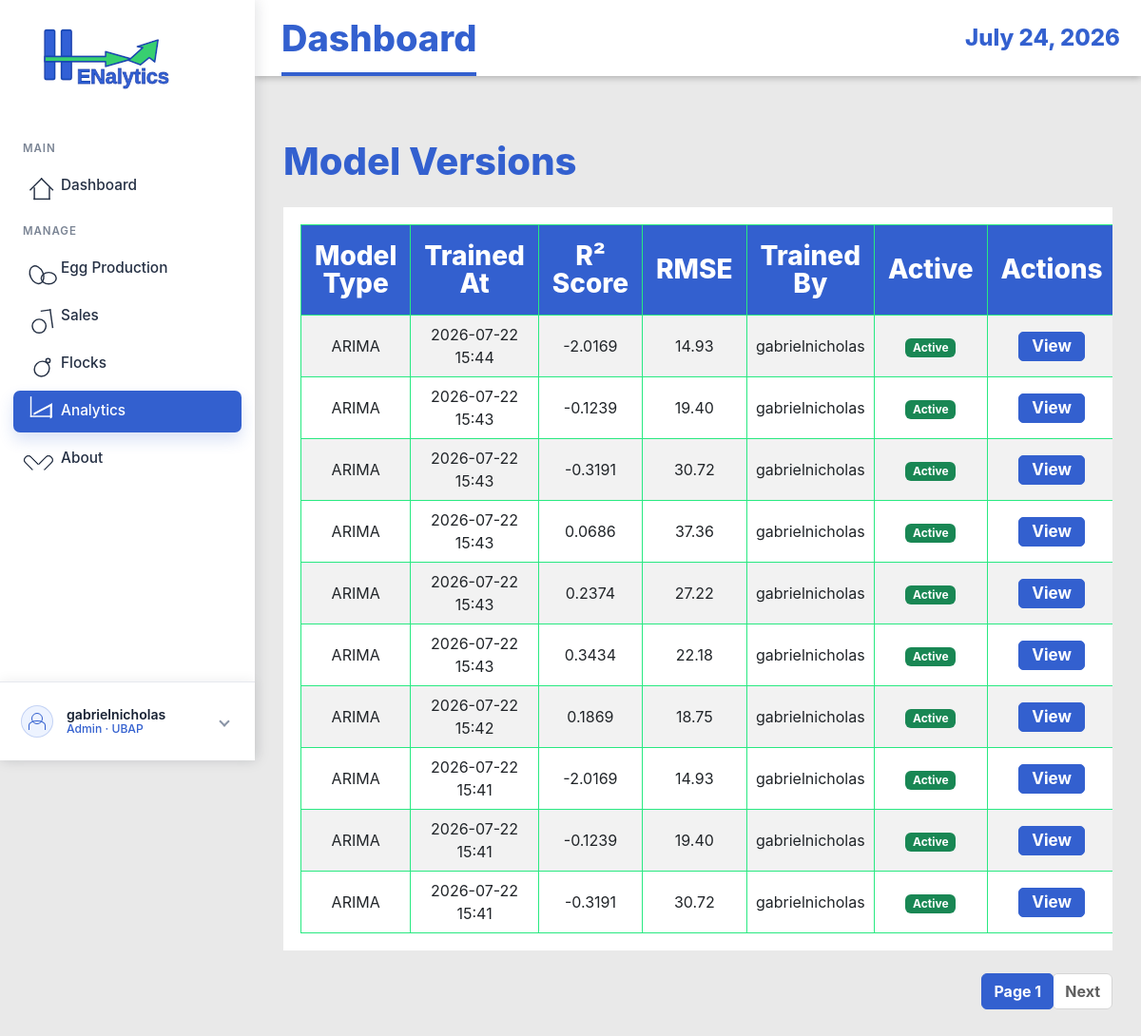
The page /model-versions/ (signed in) on the database as committed earlier.
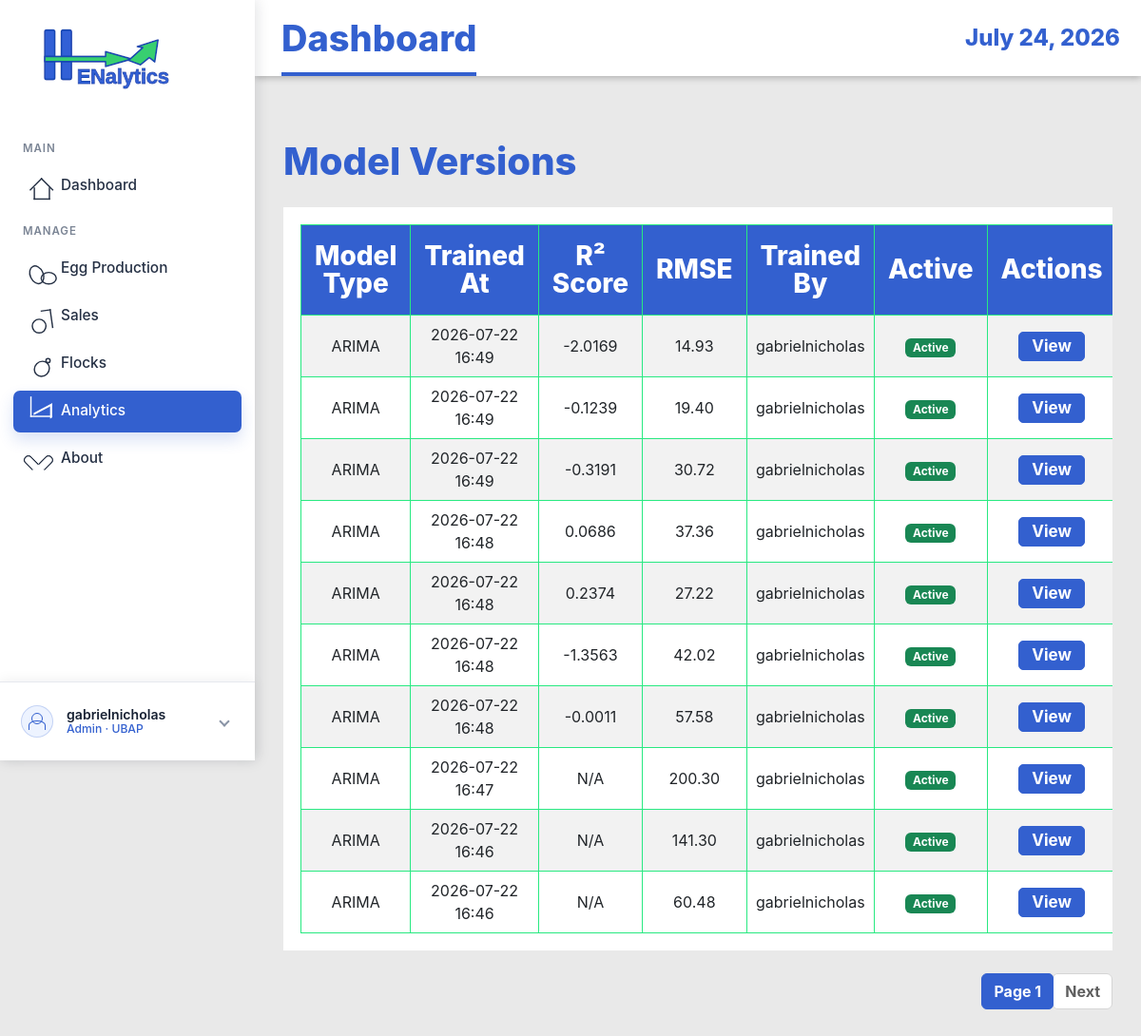
The same page on the database as committed later.
### EggProduction/models.py (models this page shows, shortened)
class ModelVersion(models.Model):
    MODEL_TYPE_CHOICES = (
        ('arima', 'ARIMA'),
        ('mlr', 'Multiple Linear Regression'),
        ('hybrid', 'Hybrid Model'),
        ('lstm', 'LSTM Neural Network'),
    )
    model_type = models.CharField(max_length=20, choices=MODEL_TYPE_CHOICES)
    trained_at = models.DateTimeField(auto_now_add=True)
    triggered_by = models.ForeignKey(User, on_delete=models.SET_NULL, null=True)
    r2_score = models.DecimalField(max_digits=5, decimal_places=4, null=True, blank=True)
    rmse = models.DecimalField(max_digits=10, decimal_places=2, null=True, blank=True)
    aic_score = models.DecimalField(max_digits=15, decimal_places=2, null=True, blank=True)
    arima_order = models.CharField(max_length=20, null=True, blank=True, help_text="Format: (p,d,q)")
    pkl_path = models.CharField(max_length=255, null=True, blank=True)
    is_active = models.BooleanField(default=True)
    training_rows = models.IntegerField(null=True, blank=True)
    created_at = models.DateTimeField(auto_now_add=True)
    class Meta:
        ordering = ['-trained_at']
        verbose_name_plural = "Model Versions"

### EggProduction/views.py (the view)
# urls.py: path('model-versions/', views.ModelVersionListView.as_view(), name='model-version-list'),
class ModelVersionListView(ManagerAccessMixin, ListView):
    model = ModelVersion
    template_name = 'egg_production/model_version_list.html'
    context_object_name = 'models'
    paginate_by = 10
    ordering = ['-trained_at']

### EggProduction/views.py (called while the page is built)
    def test_func(self):
        user = self.request.user
        try:
            profile = UserProfile.objects.get(user=user)
            return profile.role in ['admin', 'manager']
        except UserProfile.DoesNotExist:
            return user.is_superuser

### EggProduction/templates/egg_production/model_version_list.html (shortened to what this page needs)
{% extends 'base.html' %}
{% load static %}
{% block content %}
<div class="container mt-4">
    <h1 class="mb-4">Model Versions</h1>
    {% if models %}
    <div class="table-responsive">
        <table class="table table-striped table-hover">
            <thead class="table-dark">
                <tr>
                    <th>Model Type</th>
                    <th>Trained At</th>
                    <th>R² Score</th>
                    <th>RMSE</th>
                    <th>Trained By</th>
                    <th>Active</th>
                    <th>Actions</th>
                </tr>
            </thead>
            <tbody>
                {% for model in models %}
                <tr>
                    <td>{{ model.get_model_type_display }}</td>
                    <td>{{ model.trained_at|date:"Y-m-d H:i" }}</td>
                    <td>{{ model.r2_score|default:"N/A" }}</td>
                    <td>{{ model.rmse|default:"N/A" }}</td>
                    <td>{{ model.triggered_by.get_full_name|default:model.triggered_by.username }}</td>
                    <td>
                        {% if model.is_active %}
                        <span class="badge bg-success">Active</span>
                        {% else %}
                        <span class="badge bg-secondary">Inactive</span>
                        {% endif %}
                    </td>
                    <td>
                        <a href="{% url 'eggproduction:model-version-detail' model.pk %}"
                            class="btn btn-sm btn-info">View</a>
                    </td>
                </tr>
                {% endfor %}
            </tbody>
        </table>
    </div>
    {% if is_paginated %}
    <nav aria-label="Page navigation">
        <ul class="pagination justify-content-center">
            <li class="page-item active"><a class="page-link" href="#">Page {{ page_obj.number }}</a></li>
            {% if page_obj.has_next %}
            <li class="page-item"><a class="page-link" href="?page={{ page_obj.next_page_number }}">Next</a></li>
            {% endif %}
        </ul>
    </nav>
    {% endif %}
    {% else %}
    <div class="alert alert-info">No models available.</div>
    {% endif %}
</div>
{% endblock %}

Rows that differ between the two databases and show on the page:
no longer on this page (row unchanged): ModelVersion: model_type "ARIMA", trained_at "2026-07-22 15:44", r2_score "-2.0169", rmse "14.93", triggered_by.get_full_name "gabrielnicholas", is_active "Active"
no longer on this page (row unchanged): ModelVersion: model_type "ARIMA", trained_at "2026-07-22 15:43", r2_score "-0.1239", rmse "19.40", triggered_by.get_full_name "gabrielnicholas", is_active "Active"
no longer on this page (row unchanged): ModelVersion: model_type "ARIMA", trained_at "2026-07-22 15:43", r2_score "-0.3191", rmse "30.72", triggered_by.get_full_name "gabrielnicholas", is_active "Active"
no longer on this page (row unchanged): ModelVersion: model_type "ARIMA", trained_at "2026-07-22 15:43", r2_score "0.0686", rmse "37.36", triggered_by.get_full_name "gabrielnicholas", is_active "Active"
no longer on this page (row unchanged): ModelVersion: model_type "ARIMA", trained_at "2026-07-22 15:43", r2_score "0.2374", rmse "27.22", triggered_by.get_full_name "gabrielnicholas", is_active "Active"
no longer on this page (row unchanged): ModelVersion: model_type "ARIMA", trained_at "2026-07-22 15:43", r2_score "0.3434", rmse "22.18", triggered_by.get_full_name "gabrielnicholas", is_active "Active"
no longer on this page (row unchanged): ModelVersion: model_type "ARIMA", trained_at "2026-07-22 15:42", r2_score "0.1869", rmse "18.75", triggered_by.get_full_name "gabrielnicholas", is_active "Active"
no longer on this page (row unchanged): ModelVersion: model_type "ARIMA", trained_at "2026-07-22 15:41", r2_score "-2.0169", rmse "14.93", triggered_by.get_full_name "gabrielnicholas", is_active "Active"
no longer on this page (row unchanged): ModelVersion: model_type "ARIMA", trained_at "2026-07-22 15:41", r2_score "-0.1239", rmse "19.40", triggered_by.get_full_name "gabrielnicholas", is_active "Active"
no longer on this page (row unchanged): ModelVersion: model_type "ARIMA", trained_at "2026-07-22 15:41", r2_score "-0.3191", rmse "30.72", triggered_by.get_full_name "gabrielnicholas", is_active "Active"
added ModelVersion: model_type "ARIMA", trained_at "2026-07-22 16:49", r2_score "-2.0169", rmse "14.93", triggered_by.get_full_name "gabrielnicholas", is_active "Active"
added ModelVersion: model_type "ARIMA", trained_at "2026-07-22 16:49", r2_score "-0.1239", rmse "19.40", triggered_by.get_full_name "gabrielnicholas", is_active "Active"
added ModelVersion: model_type "ARIMA", trained_at "2026-07-22 16:49", r2_score "-0.3191", rmse "30.72", triggered_by.get_full_name "gabrielnicholas", is_active "Active"
added ModelVersion: model_type "ARIMA", trained_at "2026-07-22 16:48", r2_score "0.0686", rmse "37.36", triggered_by.get_full_name "gabrielnicholas", is_active "Active"
added ModelVersion: model_type "ARIMA", trained_at "2026-07-22 16:48", r2_score "0.2374", rmse "27.22", triggered_by.get_full_name "gabrielnicholas", is_active "Active"
added ModelVersion: model_type "ARIMA", trained_at "2026-07-22 16:48", r2_score "-1.3563", rmse "42.02", triggered_by.get_full_name "gabrielnicholas", is_active "Active"
added ModelVersion: model_type "ARIMA", trained_at "2026-07-22 16:48", r2_score "-0.0011", rmse "57.58", triggered_by.get_full_name "gabrielnicholas", is_active "Active"
added ModelVersion: model_type "ARIMA", trained_at "2026-07-22 16:47", r2_score "N/A", rmse "200.30", triggered_by.get_full_name "gabrielnicholas", is_active "Active"
added ModelVersion: model_type "ARIMA", trained_at "2026-07-22 16:46", r2_score "N/A", rmse "141.30", triggered_by.get_full_name "gabrielnicholas", is_active "Active"
added ModelVersion: model_type "ARIMA", trained_at "2026-07-22 16:46", r2_score "N/A", rmse "60.48", triggered_by.get_full_name "gabrielnicholas", is_active "Active"
